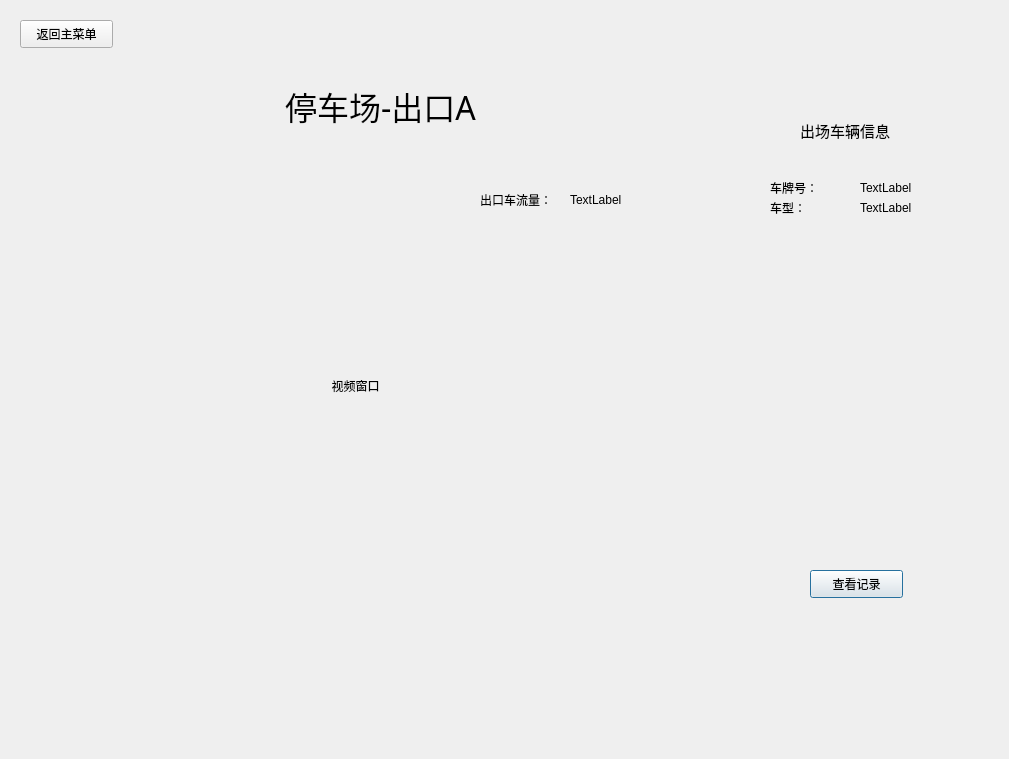
<?xml version="1.0" encoding="UTF-8"?>
<ui version="4.0">
 <class>dialog</class>
 <widget class="QDialog" name="dialog">
  <property name="geometry">
   <rect>
    <x>0</x>
    <y>0</y>
    <width>1009</width>
    <height>759</height>
   </rect>
  </property>
  <property name="windowTitle">
   <string>Dialog</string>
  </property>
  <property name="styleSheet">
   <string notr="true">#dialog {background-image: url(:/back1.png)}</string>
  </property>
  <widget class="QLabel" name="label_1">
   <property name="geometry">
    <rect>
     <x>250</x>
     <y>60</y>
     <width>261</width>
     <height>91</height>
    </rect>
   </property>
   <property name="font">
    <font>
     <family>黑体</family>
     <pointsize>24</pointsize>
    </font>
   </property>
   <property name="layoutDirection">
    <enum>Qt::LeftToRight</enum>
   </property>
   <property name="text">
    <string>停车场-出口A</string>
   </property>
   <property name="alignment">
    <set>Qt::AlignCenter</set>
   </property>
  </widget>
  <widget class="QLabel" name="video1">
   <property name="geometry">
    <rect>
     <x>50</x>
     <y>170</y>
     <width>611</width>
     <height>431</height>
    </rect>
   </property>
   <property name="text">
    <string>视频窗口</string>
   </property>
   <property name="alignment">
    <set>Qt::AlignCenter</set>
   </property>
  </widget>
  <widget class="QLabel" name="video2">
   <property name="geometry">
    <rect>
     <x>730</x>
     <y>80</y>
     <width>231</width>
     <height>571</height>
    </rect>
   </property>
   <property name="text">
    <string/>
   </property>
  </widget>
  <widget class="QPushButton" name="pushButton">
   <property name="geometry">
    <rect>
     <x>810</x>
     <y>570</y>
     <width>93</width>
     <height>28</height>
    </rect>
   </property>
   <property name="text">
    <string>查看记录</string>
   </property>
  </widget>
  <widget class="QLabel" name="carnum1">
   <property name="geometry">
    <rect>
     <x>570</x>
     <y>190</y>
     <width>71</width>
     <height>20</height>
    </rect>
   </property>
   <property name="text">
    <string>TextLabel</string>
   </property>
  </widget>
  <widget class="QLabel" name="label_3">
   <property name="geometry">
    <rect>
     <x>480</x>
     <y>190</y>
     <width>91</width>
     <height>20</height>
    </rect>
   </property>
   <property name="text">
    <string>出口车流量：</string>
   </property>
  </widget>
  <widget class="QLabel" name="label_4">
   <property name="geometry">
    <rect>
     <x>800</x>
     <y>120</y>
     <width>141</width>
     <height>21</height>
    </rect>
   </property>
   <property name="font">
    <font>
     <family>黑体</family>
     <pointsize>11</pointsize>
    </font>
   </property>
   <property name="text">
    <string>出场车辆信息</string>
   </property>
  </widget>
  <widget class="QLabel" name="carnum2">
   <property name="geometry">
    <rect>
     <x>860</x>
     <y>180</y>
     <width>101</width>
     <height>16</height>
    </rect>
   </property>
   <property name="text">
    <string>TextLabel</string>
   </property>
  </widget>
  <widget class="QLabel" name="label">
   <property name="geometry">
    <rect>
     <x>770</x>
     <y>180</y>
     <width>72</width>
     <height>15</height>
    </rect>
   </property>
   <property name="text">
    <string>车牌号：</string>
   </property>
  </widget>
  <widget class="QLabel" name="label_2">
   <property name="geometry">
    <rect>
     <x>770</x>
     <y>200</y>
     <width>72</width>
     <height>15</height>
    </rect>
   </property>
   <property name="text">
    <string>车型：</string>
   </property>
  </widget>
  <widget class="QLabel" name="label_5">
   <property name="geometry">
    <rect>
     <x>860</x>
     <y>200</y>
     <width>91</width>
     <height>16</height>
    </rect>
   </property>
   <property name="text">
    <string>TextLabel</string>
   </property>
  </widget>
  <widget class="QPushButton" name="backButton">
   <property name="geometry">
    <rect>
     <x>20</x>
     <y>20</y>
     <width>93</width>
     <height>28</height>
    </rect>
   </property>
   <property name="text">
    <string>返回主菜单</string>
   </property>
  </widget>
 </widget>
 <resources>
  <include location="../data/background_image.qrc"/>
 </resources>
 <connections>
  <connection>
   <sender>pushButton</sender>
   <signal>clicked()</signal>
   <receiver>dialog</receiver>
   <slot>check_button_clicked()</slot>
   <hints>
    <hint type="sourcelabel">
     <x>856</x>
     <y>583</y>
    </hint>
    <hint type="destinationlabel">
     <x>504</x>
     <y>379</y>
    </hint>
   </hints>
  </connection>
  <connection>
   <sender>backButton</sender>
   <signal>clicked()</signal>
   <receiver>dialog</receiver>
   <slot>back_to()</slot>
   <hints>
    <hint type="sourcelabel">
     <x>66</x>
     <y>33</y>
    </hint>
    <hint type="destinationlabel">
     <x>504</x>
     <y>379</y>
    </hint>
   </hints>
  </connection>
 </connections>
 <slots>
  <slot>check_button_clicked()</slot>
  <slot>back_to()</slot>
 </slots>
</ui>
